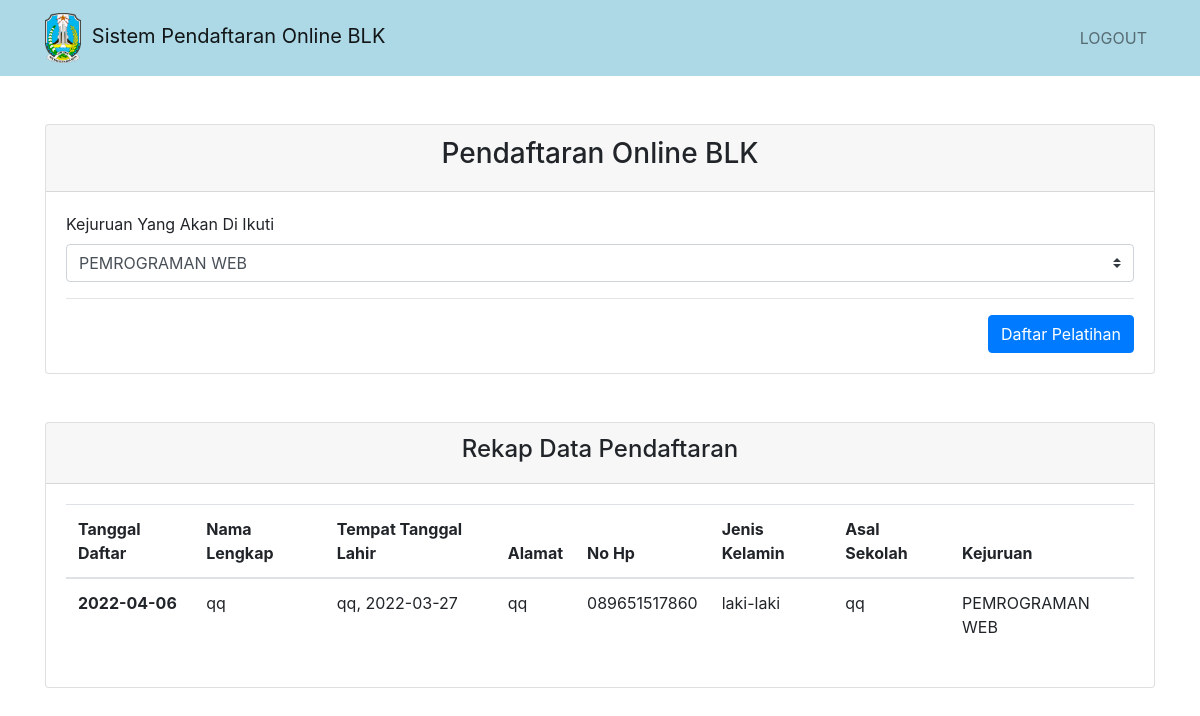
Screenshot of /pendaftaran.php (signed in) with the database file from the repository.
### tables this page shows
CREATE TABLE `pendaftaran` (
  `id` int(11) NOT NULL,
  `tanggalpendaftaran` date NOT NULL,
  `namalengkap` varchar(100) NOT NULL,
  `tempat` varchar(100) NOT NULL,
  `tanggallahir` varchar(100) NOT NULL,
  `alamat` varchar(255) NOT NULL,
  `nohp` varchar(20) NOT NULL,
  `jeniskelamin` varchar(10) NOT NULL,
  `asalsekolah` varchar(100) NOT NULL,
  `kejuruan_id` int(11) DEFAULT NULL,
  `username` varchar(100) NOT NULL,
  `password` varchar(255) NOT NULL
);

CREATE TABLE `kejuruan` (
  `id` int(11) NOT NULL,
  `nama_kejuruan` varchar(100) NOT NULL
);

### pendaftaran.php (the view, shortened to what this page needs)
<?php
require 'functions.php';
$username = $_SESSION['username'];
$queryrekapdata = "SELECT * FROM pendaftaran JOIN kejuruan ON pendaftaran.kejuruan_id = kejuruan.id WHERE username='$username'";
$rekap = mysqli_query($conn, $queryrekapdata);
$r = mysqli_fetch_assoc($rekap);
$kej = mysqli_query($conn, "SELECT * FROM kejuruan");
?>
<!doctype html>
<html lang="en">
<head>
    <link rel="stylesheet" href="https://cdn.jsdelivr.net/npm/bootstrap@4.6.1/dist/css/bootstrap.min.css">
</head>
<body>
    <nav class="navbar navbar-expand-lg navbar navbar-light mb-5" style="background-color: lightblue;">
        <div class="container">
            <a class="navbar-brand" href="pendaftaran.php"><img src="img/jt.png" alt="" height="50">&nbsp;&nbsp;Sistem Pendaftaran Online BLK</a>
            <div class="collapse navbar-collapse" id="navbarSupportedContent">
                <ul class="navbar-nav ml-auto">
                    <li class="nav-item">
                        <a class="nav-link" href="logout.php">LOGOUT</a>
                    </li>
                </ul>
            </div>
        </div>
    </nav>
    <div class="container my-5">
        <div class="card">
            <div class="card-header text-center">
                <h3>Pendaftaran Online BLK</h3>
            </div>
            <div class="card-body">
                <form action="" method="POST">
                    <div class="row">
                        <div class="col">
                            <label for="kejuruan_id">Kejuruan Yang Akan Di Ikuti</label>
                            <select class="custom-select" id="kejuruan_id" name="kejuruan_id">
                                <?php while ($k = mysqli_fetch_assoc($kej)) : ?>
                                    <option value="<?= $k['id']; ?>"><?= $k['nama_kejuruan']; ?></option>
                                <?php endwhile; ?>
                            </select>
                        </div>
                    </div>
                    <hr>
                    <div class="row">
                        <div class="col">
                            <button class="btn btn-md btn-primary float-right" type="submit" name="submit">Daftar Pelatihan</button>
                        </div>
                    </div>
                </form>
            </div>
        </div>
    </div>
    <?php if ($r['kejuruan_id'] != NULL) { ?>
        <div class="container my-5">
            <div class="card">
                <div class="card-header text-center">
                    <h4>Rekap Data Pendaftaran</h4>
                </div>
                <div class="card-body">
                    <table class="table">
                        <thead class="thead">
                            <tr>
                                <th scope="col">Tanggal Daftar</th>
                                <th scope="col">Nama Lengkap</th>
                                <th scope="col">Tempat Tanggal Lahir</th>
                                <th scope="col">Alamat</th>
                                <th scope="col">No Hp</th>
                                <th scope="col">Jenis Kelamin</th>
                                <th scope="col">Asal Sekolah</th>
                                <th scope="col">Kejuruan</th>
                            </tr>
                        </thead>
                        <tbody>
                            <tr>
                                <th scope="row"><?= $r['tanggalpendaftaran']; ?></th>
                                <td><?= $r['namalengkap']; ?></td>
                                <td><?= $r['tempat']; ?>, <?= $r['tanggallahir']; ?></td>
                                <td><?= $r['alamat']; ?></td>
                                <td><?= $r['nohp']; ?></td>
                                <td><?= $r['jeniskelamin']; ?></td>
                                <td><?= $r['asalsekolah']; ?></td>
                                <td><?= $r['nama_kejuruan']; ?></td>
                            </tr>
                        </tbody>
                    </table>
                </div>
            </div>
        </div>
    <?php } ?>
</body>
</html>

### rows the page displays
pendaftaran: tanggalpendaftaran "2022-04-06", namalengkap "qq", tempat "qq", tanggallahir "2022-03-27", alamat "qq", nohp "089651517860", jeniskelamin "laki-laki", asalsekolah "qq", kejuruan.nama_kejuruan "PEMROGRAMAN WEB"

### other values shown
form field kejuruan_id "PEMROGRAMAN WEB"
